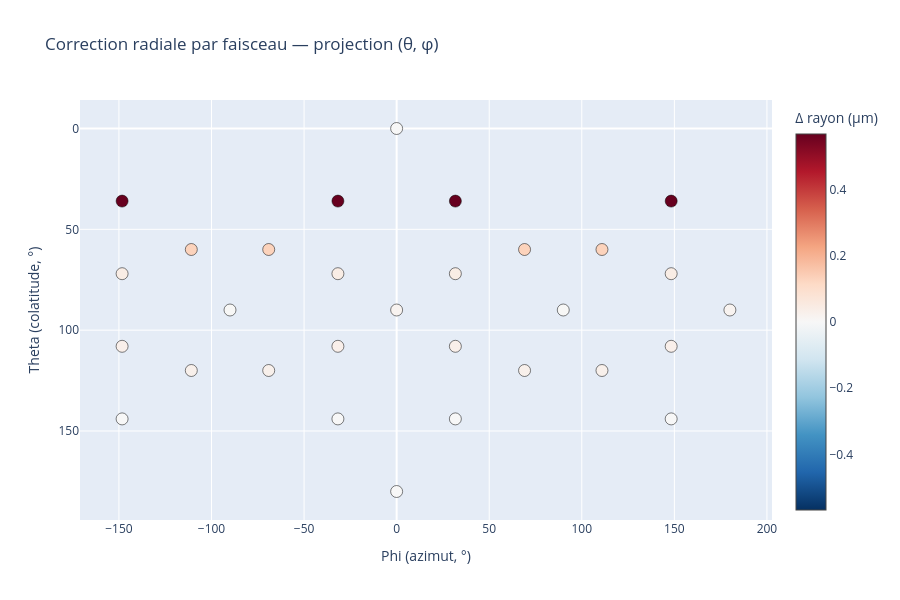

Source (notebook cell):
### Markdown cell above
Figure 3.9.a

### Code cell
def parse_beam_params(filepath):
    beams = []
    keys = {"P0_TW", "THETA_DEG", "PHI_DEG", "FOC_UM"}
    with open(filepath, "r") as f:
        content = f.read()
    for block in re.findall(r"&BEAM(.*?)/", content, re.DOTALL):
        beam = {}
        for key in keys:
            if key == "FOC_UM":
                # capture toute la liste de valeurs sur la ligne (séparées par des virgules)
                match = re.search(rf"{key}\s*=\s*([\-\d\.dDeE,\s]+)", block)
                if match:
                    raw_values = match.group(1).strip().rstrip(",").split(",")
                    beam[key] = [
                        float(v.strip().replace("d", "e").replace("D", "e"))
                        for v in raw_values if v.strip()
                    ]
            else:
                match = re.search(rf"{key}\s*=\s*([\-\d\.dD]+)", block)
                if match:
                    beam[key] = float(match.group(1).replace("d", "e").replace("D", "e"))
        beams.append(beam)
    return beams  # liste de 30 dicts


main_dir = "results/1tache"

p_in_z1z2_beam_all = read_general_netcdf(main_dir + "/p_in_z1z2_beam_all_opti1tache_sansP0.nc")
dataset = read_data(p_in_z1z2_beam_all)

with open(main_dir + "/1tache_5faisceaux.pkl", "rb") as f:
    all_tree = pickle.load(f)

dataset_originale = all_tree[0][0]['dataset']
ifriit_inputs_originale = all_tree[0][0]['ifriit_inputs']
ifriit_inputs = parse_beam_params(main_dir + "/ifriit_inputs_opti1tache_sansP0.txt")
NBEAMS = len(ifriit_inputs)

print("sigma_RMS en % avant optimisation = ", dataset_originale["rms"]*100)
print("sigma_RMS en % après optimisation = ", dataset["rms"]*100)

def cart2sph(x, y, z):
    r = np.sqrt(x**2 + y**2 + z**2)
    theta = np.arccos(np.clip(z / r, -1.0, 1.0))
    phi = np.arctan2(y, x)
    return r, theta, phi

idx = np.arange(NBEAMS)

# --- Coordonnées cartésiennes (avant / après) ---
x1 = np.array([ifriit_inputs_originale[i]['FOC_UM'][0] for i in range(NBEAMS)])
y1 = np.array([ifriit_inputs_originale[i]['FOC_UM'][1] for i in range(NBEAMS)])
z1 = np.array([ifriit_inputs_originale[i]['FOC_UM'][2] for i in range(NBEAMS)])

x2 = np.array([ifriit_inputs[i]['FOC_UM'][0] for i in range(NBEAMS)])
y2 = np.array([ifriit_inputs[i]['FOC_UM'][1] for i in range(NBEAMS)])
z2 = np.array([ifriit_inputs[i]['FOC_UM'][2] for i in range(NBEAMS)])

# --- Puissances (avant / après) ---
P0_1 = np.array([ifriit_inputs_originale[i]['P0_TW'] for i in range(NBEAMS)])
P0_2 = np.array([ifriit_inputs[i]['P0_TW'] for i in range(NBEAMS)])

# --- Coordonnées sphériques (avant / après), calculées une seule fois ---
r1, theta1, phi1 = cart2sph(x1, y1, z1)
r2, theta2, phi2 = cart2sph(x2, y2, z2)

# --- Deltas ---
delta_x = x2 - x1
delta_y = y2 - y1
delta_z = z2 - z1
delta_P0 = P0_2 - P0_1
delta_r = r2 - r1
delta_theta = theta2 - theta1
delta_phi = phi2 - phi1

max_abs_delta = np.max(np.abs(delta_r))

fig2 = go.Figure(data=go.Scatter(
    x=np.degrees(phi1),
    y=np.degrees(theta1),
    mode='markers',
    marker=dict(
        size=12,
        color=delta_r,
        colorscale='RdBu_r',
        cmin=-max_abs_delta,
        cmax=max_abs_delta,
        colorbar=dict(title="Δ rayon (µm)"),
        line=dict(color='black', width=0.5)
    ),
    text=[f"Faisceau {i}<br>Δr = {delta_r[i]:.4f} µm<br>r_avant={r1[i]:.8g}<br>r_après={r2[i]:.8g}"
          for i in range(NBEAMS)],
    hoverinfo='text'
))
fig2.update_layout(
    title="Correction radiale par faisceau — projection (θ, φ)",
    xaxis_title="Phi (azimut, °)",
    yaxis_title="Theta (colatitude, °)",
    yaxis=dict(autorange='reversed'),
    width=900,
    height=600
)
fig2.show()

### Figure 1 — Plotly figure (JSON) as saved in the notebook; plotly's stock layout.template omitted (floating-point values rounded to 4 significant figures)
{"data": [{"hoverinfo": "text", "marker": {"cmax": 0.568, "cmin": -0.568, "color": [9.447e-09, 0.5678, 0.5678, 0.04231, 0.1314, 0.001382, 0.1314, 0.04235, 0.568, 0.568, 0.1314, 0.04231, 0.03102, 0.01752, 0.03102, 0.0006068, 0.0281, 0.02805, 0.0006085, 0.03105, 0.01757, 0.03104, 0.04236, 0.1314, 0.001381, 0.0281, 0.02805, 0.0006089, 2.658e-08, 0.0006074], "colorbar": {"title": {"text": "Δ rayon (µm)"}}, "colorscale": [[0, "rgb(5,48,97)"], [0.1, "rgb(33,102,172)"], [0.2, "rgb(67,147,195)"], [0.3, "rgb(146,197,222)"], [0.4, "rgb(209,229,240)"], [0.5, "rgb(247,247,247)"], [0.6, "rgb(253,219,199)"], [0.7, "rgb(244,165,130)"], [0.8, "rgb(214,96,77)"], [0.9, "rgb(178,24,43)"], [1, "rgb(103,0,31)"]], "line": {"color": "black", "width": 0.5}, "size": 12}, "mode": "markers", "text": ["Faisceau 0<br>Δr = 0.0000 µm<br>r_avant=1940<br>r_après=1940", "Faisceau 1<br>Δr = 0.5678 µm<br>r_avant=1940<br>r_après=1940.5678", "Faisceau 2<br>Δr = 0.5678 µm<br>r_avant=1940<br>r_après=1940.5678", "Faisceau 3<br>Δr = 0.0423 µm<br>r_avant=1940<br>r_après=1940.0423", "Faisceau 4<br>Δr = 0.1314 µm<br>r_avant=1940<br>r_après=1940.1314", "Faisceau 5<br>Δr = 0.0014 µm<br>r_avant=1940<br>r_après=1940.0014", "Faisceau 6<br>Δr = 0.1314 µm<br>r_avant=1940<br>r_après=1940.1314", "Faisceau 7<br>Δr = 0.0423 µm<br>r_avant=1940<br>r_après=1940.0423", "Faisceau 8<br>Δr = 0.5680 µm<br>r_avant=1940<br>r_après=1940.568", "Faisceau 9<br>Δr = 0.5680 µm<br>r_avant=1940<br>r_après=1940.568", "Faisceau 10<br>Δr = 0.1314 µm<br>r_avant=1940<br>r_après=1940.1314", "Faisceau 11<br>Δr = 0.0423 µm<br>r_avant=1940<br>r_après=1940.0423", "Faisceau 12<br>Δr = 0.0310 µm<br>r_avant=1940<br>r_après=1940.031", "Faisceau 13<br>Δr = 0.0175 µm<br>r_avant=1940<br>r_après=1940.0175", "Faisceau 14<br>Δr = 0.0310 µm<br>r_avant=1940<br>r_après=1940.031", "Faisceau 15<br>Δr = 0.0006 µm<br>r_avant=1940<br>r_après=1940.0006", "Faisceau 16<br>Δr = 0.0281 µm<br>r_avant=1940<br>r_après=1940.0281", "Faisceau 17<br>Δr = 0.0280 µm<br>r_avant=1940<br>r_après=1940.028", "Faisceau 18<br>Δr = 0.0006 µm<br>r_avant=1940<br>r_après=1940.0006", "Faisceau 19<br>Δr = 0.0310 µm<br>r_avant=1940<br>r_après=1940.031", "Faisceau 20<br>Δr = 0.0176 µm<br>r_avant=1940<br>r_après=1940.0176", "Faisceau 21<br>Δr = 0.0310 µm<br>r_avant=1940<br>r_après=1940.031", "Faisceau 22<br>Δr = 0.0424 µm<br>r_avant=1940<br>r_après=1940.0424", "Faisceau 23<br>Δr = 0.1314 µm<br>r_avant=1940<br>r_après=1940.1314", "Faisceau 24<br>Δr = 0.0014 µm<br>r_avant=1940<br>r_après=1940.0014", "Faisceau 25<br>Δr = 0.0281 µm<br>r_avant=1940<br>r_après=1940.0281", "Faisceau 26<br>Δr = 0.0281 µm<br>r_avant=1940<br>r_après=1940.0281", "Faisceau 27<br>Δr = 0.0006 µm<br>r_avant=1940<br>r_après=1940.0006", "Faisceau 28<br>Δr = 0.0000 µm<br>r_avant=1940<br>r_après=1940", "Faisceau 29<br>Δr = 0.0006 µm<br>r_avant=1940<br>r_après=1940.0006"], "type": "scatter", "x": [0.0, -31.72, 31.72, 31.72, 69.09, 90.0, 110.9, 148.3, 148.3, -148.3, -69.09, -31.72, -31.72, 0.0, 31.72, 31.72, 69.09, 110.9, 148.3, 148.3, 180.0, -148.3, -148.3, -110.9, -90.0, -69.09, -110.9, -148.3, 0.0, -31.72], "y": [0.0, 36.0, 36.0, 72.0, 60.0, 90.0, 60.0, 72.0, 36.0, 36.0, 60.0, 72.0, 108.0, 90.0, 108.0, 144.0, 120.0, 120.0, 144.0, 108.0, 90.0, 108.0, 72.0, 60.0, 90.0, 120.0, 120.0, 144.0, 180.0, 144.0]}], "layout": {"height": 600, "title": {"text": "Correction radiale par faisceau — projection (θ, φ)"}, "width": 900, "xaxis": {"title": {"text": "Phi (azimut, °)"}}, "yaxis": {"autorange": "reversed", "title": {"text": "Theta (colatitude, °)"}}}}
